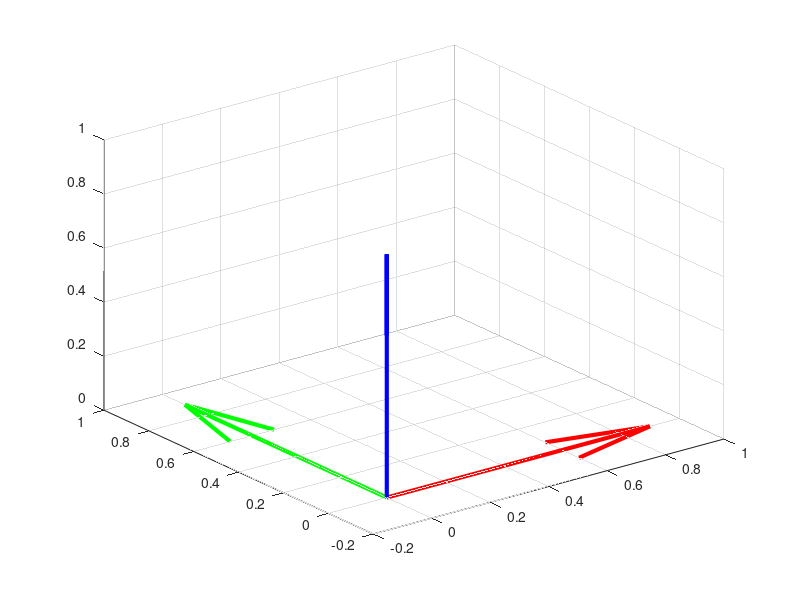

Reproduce this figure in MATLAB. (Note: this script raises an error after producing the figure.)
clc;
close all;
clear all;
addpath('./robotics_library');

origin = [0 0 0 1]';
x_0 = [1 0 0 1]';
y_0 = [0 1 0 1]';
z_0 = [0 0 1 1]';

%% Geometric parameters and EE pose and orientation for inverse kinematic
P = [6 6 1.5 1]';
orientation = 30*pi/180;
l_5 = 2;
l_4 = 2;
l_3 = 3;
l_2 = 3;
l_1 = 1.5;

a = [l_2 l_3 l_4 l_5];
alpha = [pi/2 0 0 0];
d = [l_1 0 0 0];

fig_1 = figure;

quiver3(origin(1), origin(2), origin(3), x_0(1)-origin(1), x_0(2)-origin(2), x_0(3)-origin(3), 'r', 'LineWidth', 3)
hold on
quiver3(origin(1), origin(2), origin(3), y_0(1)-origin(1), y_0(2)-origin(2), y_0(3)-origin(3), 'g', 'LineWidth', 3)
quiver3(origin(1), origin(2), origin(3), z_0(1)-origin(1), z_0(2)-origin(2), z_0(3)-origin(3), 'b', 'LineWidth', 3)

%% Rappresentation for the EE using rotational matrix from the pose and orientation

theta_1 = atan2(P(2), P(1));

H_50 = [...
        cos(theta_1 ) -sin(theta_1 ) 0 P(1);...
        sin(theta_1 ) cos(theta_1 ) 0 P(2); ...
        0 0 1 P(3);...
        0 0 0 1];
H_50 = H_50 * [...
        1 0 0 0;...
        0 cos(pi/2) -sin(pi/2) 0;...
        0 sin(pi/2) cos(pi/2) 0;...
        0 0 0 1];
H_50 = H_50 * [...
        cos(orientation) -sin(orientation) 0 0;...
        sin(orientation) cos(orientation) 0 0; ...
        0 0 1 0;...
        0 0 0 1];

[P_5, xyz_5] = transformReferenceSystem(H_50);

plotReferenceSystem(fig_1, P_5, xyz_5(:,1), xyz_5(:,2), xyz_5(:,3));

%% D-H rappresentation of the first link

[DH_10, P_2] = transformation_using_DH(fig_1, eye(4,4), origin, l_2, pi/2, ...
    l_1,theta_1);

%% D-H rappresentation of link 3 

x_4 = xyz_5(:,1) + l_5*(P-xyz_5(:,1));
y_4 = xyz_5(:,2) + l_5*(P-xyz_5(:,1));
z_4 = xyz_5(:,3) + l_5*(P-xyz_5(:,1));
P_4 = P + l_5*(P-xyz_5(:,1));

plotLink(fig_1, P, P_4);

%% Cosin theorem to find theta_2 and theta_3
H_v = [...
        cos(-theta_1) -sin(-theta_1 ) 0 0;...
        sin(-theta_1 ) cos(-theta_1 ) 0 0; ...
        0 0 1 0;...
        0 0 0 1];
v = H_v* (P_4 - P_2);
norm(v)

theta_3 = acos((v(1)^2 + v(3)^2 - l_3^2 - l_4^2)/(2*l_3*l_4));
theta_2 = atan2(v(3),v(1)) - atan2(l_4*sin(theta_3),l_3+l_4*cos(theta_3));

[DH_20, P_3] = transformation_using_DH(fig_1, DH_10, P_2, l_3, 0, 0, theta_2);

[DH_30, P_4] = transformation_using_DH(fig_1, DH_20, P_3, l_4, 0, 0, theta_3);

norm(P_4 - P_3)
norm(P_3 - P_2)
norm(P_4(1:end -1) - P_2(1:end -1))

plot3(P(1), P(2), P(3) ,'og','LineWidth', 7)

axis equal;

%% D-H rappresentation of direct kinematics

phi = [theta_1+0.2 theta_2 theta_3 -theta_2-theta_3+orientation];
DH_0 = eye(4,4);
P_0 = [0 0 0 1]';
transformation_using_DH(fig_1, DH_0, P_0, a, alpha, d, phi);